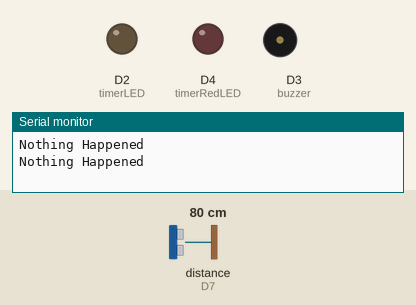
Bench run of a sketch on a simulated Particle Photon. Shown: output pins drawn as LEDs (lit = HIGH), buzzer (waves = sounding, pin HIGH), the last lines printed to the serial monitor. Wiring (inferred from the names in the program): ultrasonic range finder: trigger D6; echo D7. The inputs (shaded band) are chosen by the test bench; at power-on: distance to the obstacle (sensor on D7) 80 cm. The echo pulse lasts 58.3 µs per cm; pins used as bus, display or sensor lines are not drawn.

Above: at 2.0 s.
2.1 s: distance to the obstacle (sensor on D7) set to 30 cm
3.8 s: distance to the obstacle (sensor on D7) set to 27 cm
At 6.0 s:
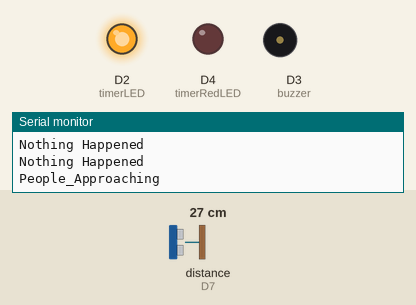
6.6 s: distance to the obstacle (sensor on D7) set to 2 cm
At 8.2 s:
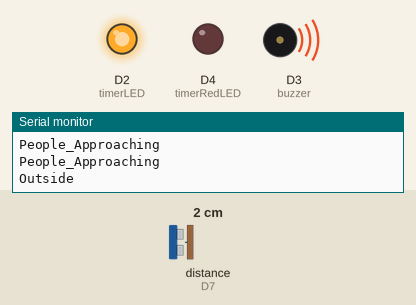
9.0 s: distance to the obstacle (sensor on D7) set to 22 cm
11.2 s: distance to the obstacle (sensor on D7) set to 27 cm
At 12.8 s:
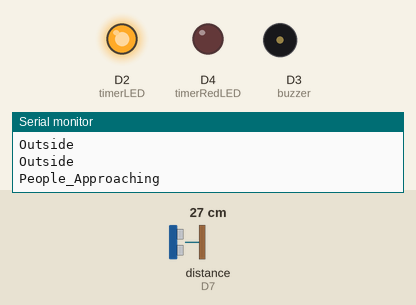
13.9 s: distance to the obstacle (sensor on D7) set to 4 cm
At 16.3 s:
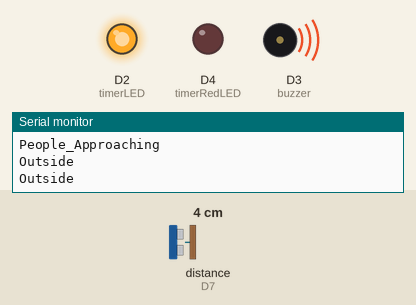
Timing chart, 0 to 17.4 s (numbered marks = the images above; inputs shaded):
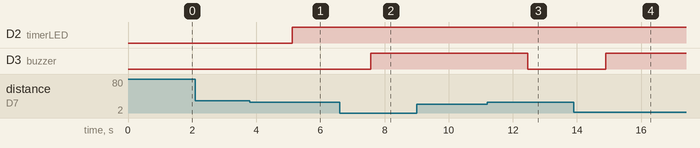

The sketch:

distancesensor.ino
```cpp
// Pin Definitions

double in;
bool warning;
long duration;

int timerRedLED = D4;
int timerLED = D2;
int buzzer = D3;
int triggerPin = D6;
int echoPin = D7;

void setup()
{
    pinMode(buzzer, OUTPUT);
    pinMode(timerRedLED, OUTPUT);
    pinMode(timerLED, OUTPUT);
    pinMode(triggerPin, OUTPUT);
    pinMode(echoPin, INPUT);
}

void loop()
{
    digitalWrite(triggerPin, HIGH);
    delayMicroseconds(1000);
    digitalWrite(triggerPin, LOW);
    duration = pulseIn(echoPin, HIGH);
    in = (duration/2)/74;
    delay(200);
    // check if there is a breakout
    if (in > 10){
        Particle.publish("Nothing_Happened", String(warning));
        warning = false;
        Serial.println("Nothing Happened");
        digitalWrite(buzzer, LOW);
        digitalWrite(timerLED, LOW);
    }

    else if (in >= 10 && in <=20) {
        Particle.publish("People_Approaching", String(warning));
        warning = false;
        Serial.println("People_Approaching");
        digitalWrite(buzzer, LOW);
        digitalWrite(timerLED, HIGH);
    }

    else if (in < 10){
        Particle.publish("Outside", String(warning));
        warning = true;
        Serial.println("Outside");
        digitalWrite(buzzer, HIGH);
        digitalWrite(timerLED, HIGH);
    }
    delay(1000);
}
```

Measured:
- the behaviour switches between 28 and 27 cm on distance to the obstacle (sensor on D7) (found by bisection; images 0 and 1)
- the behaviour switches between 25 and 26 cm on distance to the obstacle (sensor on D7) (found by bisection; images 2 and 3)
- after the input at 3.8 s, D2 (timerLED): LOW → HIGH after 1.3 s
- after the input at 6.6 s, D3 (buzzer): LOW → HIGH after 0.97 s
- after the input at 11.2 s, D3 (buzzer): HIGH → LOW after 1.3 s
- after the input at 13.9 s, D3 (buzzer): LOW → HIGH after 1.0 s
